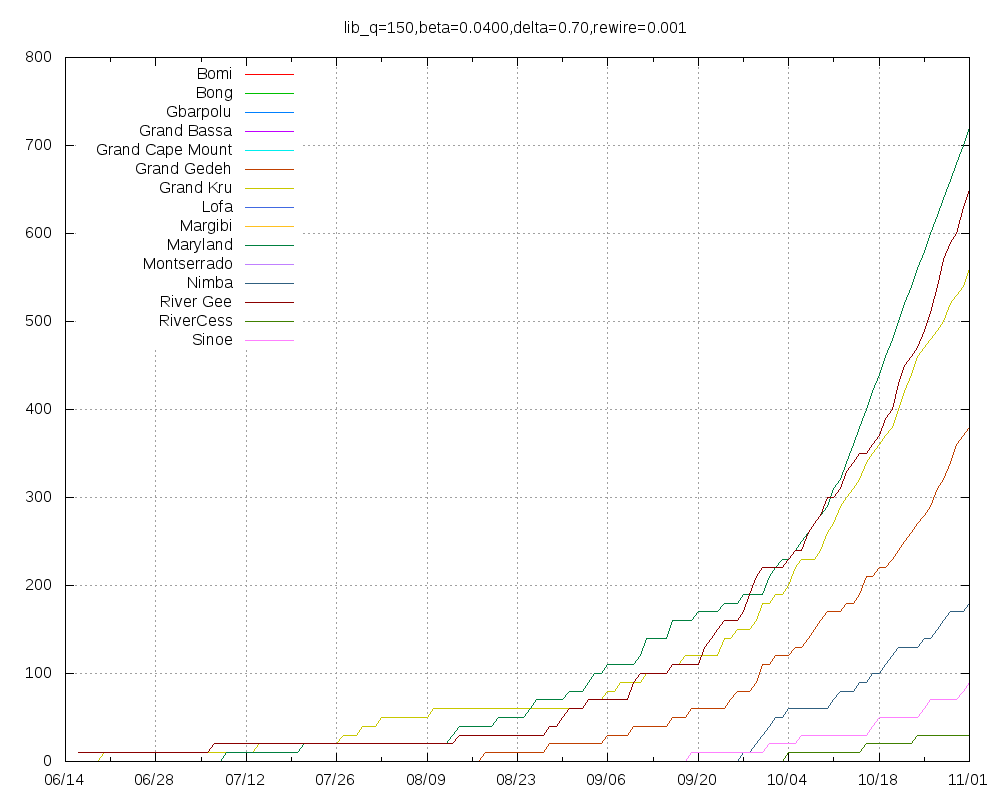

This figure's gnuplot source:
set title "lib_q=150,beta=0.0400,delta=0.70,rewire=0.001"
set key top left
set grid
set xdata time
set timefmt "%Y-%m-%d"
set terminal png size 1000,800
set output "lib_q=150,beta=0.0400,delta=0.70,rewire=0.001.png"
plot "Bomi.tab" using 1:2 title "Bomi" with lines,"Bong.tab" using 1:2 title "Bong" with lines,"Gbarpolu.tab" using 1:2 title "Gbarpolu" with lines,"Grand_Bassa.tab" using 1:2 title "Grand Bassa" with lines,"Grand_Cape_Mount.tab" using 1:2 title "Grand Cape Mount" with lines,"Grand_Gedeh.tab" using 1:2 title "Grand Gedeh" with lines,"Grand_Kru.tab" using 1:2 title "Grand Kru" with lines,"Lofa.tab" using 1:2 title "Lofa" with lines,"Margibi.tab" using 1:2 title "Margibi" with lines,"Maryland.tab" using 1:2 title "Maryland" with lines,"Montserrado.tab" using 1:2 title "Montserrado" with lines,"Nimba.tab" using 1:2 title "Nimba" with lines,"River_Gee.tab" using 1:2 title "River Gee" with lines,"RiverCess.tab" using 1:2 title "RiverCess" with lines,"Sinoe.tab" using 1:2 title "Sinoe" with lines
